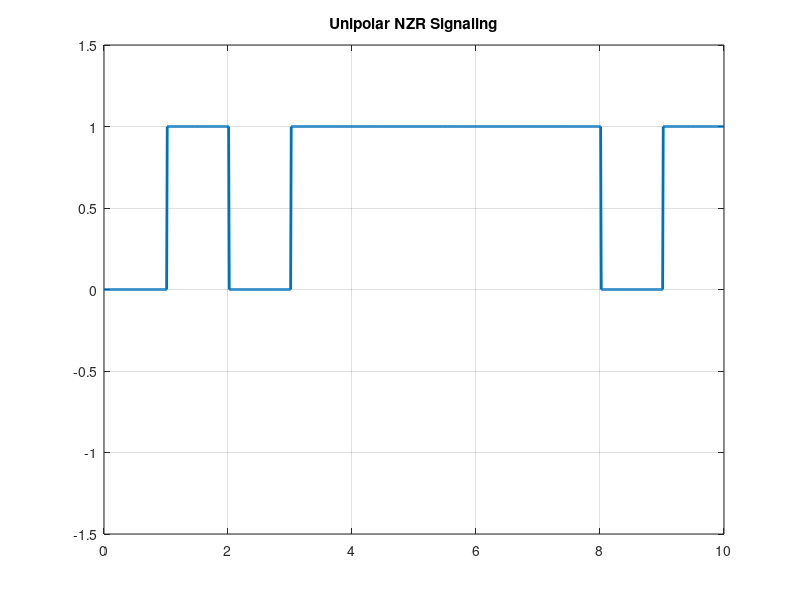

Source code (MATLAB):
%Unipolar Non Return to Zero Line Coding 
clc;
clear all;
close all;
N=10;
%Number of bits
n=randi([0,1],1,N) %Random bit generation
%Mapping Function
for m=1:N
  if n(m)==1
 nn(m)=1;
  else
  nn(m)=0;
  end
end
nn
%Signal Shaping
i=1;
t=0:0.01:length(n); %100 Times duration set up for a single binary bit
for j=1:length(t) %Indexing set-up for time duration
  if t(j)<=i %Binary input data index Check-up Condition
 y(j)=nn(i); %Assign value from the mapping function
  else
 y(j)=nn(i);
 i=i+1;
%Binary input data index increment
 end
end
plot(t,y, 'linewidth',2);
axis([0,N,-1.5,1.5]); %Axis set-up
grid on;
title('Unipolar NZR Signaling');